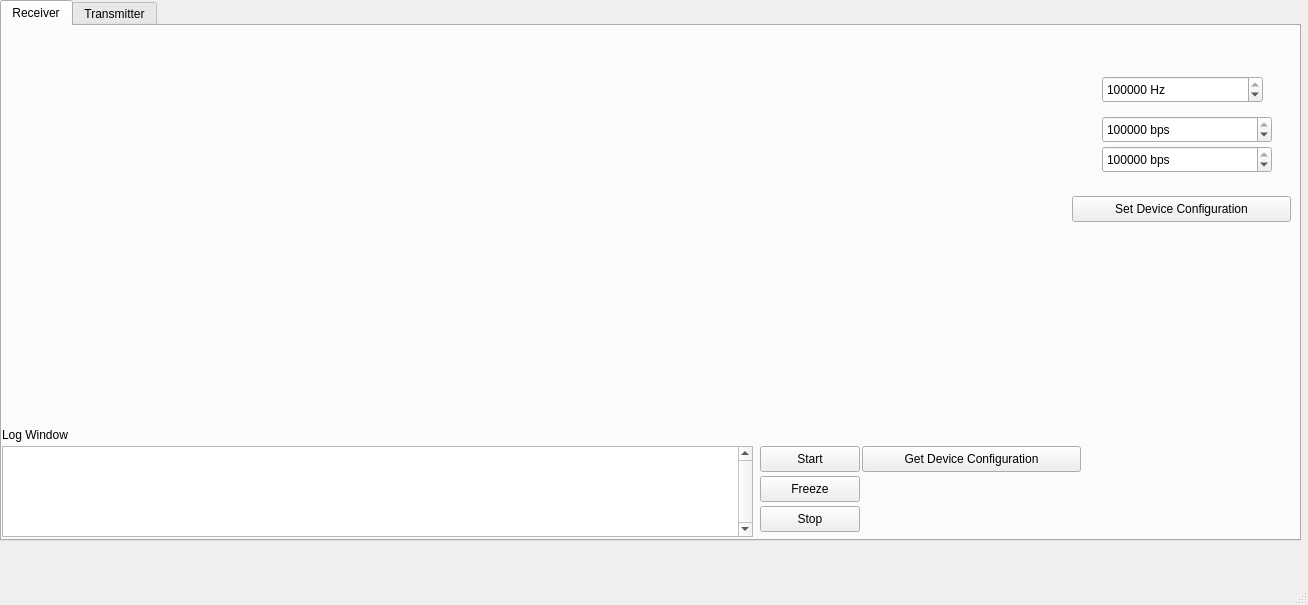
<?xml version="1.0" encoding="UTF-8"?>
<ui version="4.0">
 <class>MainWindow</class>
 <widget class="QMainWindow" name="MainWindow">
  <property name="geometry">
   <rect>
    <x>0</x>
    <y>0</y>
    <width>1308</width>
    <height>605</height>
   </rect>
  </property>
  <property name="windowTitle">
   <string>MainWindow</string>
  </property>
  <widget class="QWidget" name="centralwidget">
   <widget class="QTabWidget" name="tabWidget">
    <property name="geometry">
     <rect>
      <x>0</x>
      <y>0</y>
      <width>1301</width>
      <height>541</height>
     </rect>
    </property>
    <property name="currentIndex">
     <number>0</number>
    </property>
    <widget class="QWidget" name="tab">
     <attribute name="title">
      <string>Receiver</string>
     </attribute>
     <widget class="QPlainTextEdit" name="receiver_logDisplay">
      <property name="geometry">
       <rect>
        <x>0</x>
        <y>420</y>
        <width>751</width>
        <height>91</height>
       </rect>
      </property>
      <property name="verticalScrollBarPolicy">
       <enum>Qt::ScrollBarPolicy::ScrollBarAlwaysOn</enum>
      </property>
      <property name="plainText">
       <string/>
      </property>
      <property name="centerOnScroll">
       <bool>false</bool>
      </property>
     </widget>
     <widget class="QLabel" name="label">
      <property name="geometry">
       <rect>
        <x>0</x>
        <y>400</y>
        <width>91</width>
        <height>18</height>
       </rect>
      </property>
      <property name="text">
       <string>Log Window</string>
      </property>
     </widget>
     <widget class="QPushButton" name="receiver_start">
      <property name="geometry">
       <rect>
        <x>758</x>
        <y>420</y>
        <width>100</width>
        <height>26</height>
       </rect>
      </property>
      <property name="text">
       <string>Start</string>
      </property>
     </widget>
     <widget class="QPushButton" name="receiver_freeze">
      <property name="geometry">
       <rect>
        <x>758</x>
        <y>450</y>
        <width>100</width>
        <height>26</height>
       </rect>
      </property>
      <property name="text">
       <string>Freeze</string>
      </property>
     </widget>
     <widget class="QPushButton" name="receiver_stop">
      <property name="geometry">
       <rect>
        <x>758</x>
        <y>480</y>
        <width>100</width>
        <height>26</height>
       </rect>
      </property>
      <property name="text">
       <string>Stop</string>
      </property>
     </widget>
     <widget class="QSpinBox" name="receiver_clock">
      <property name="geometry">
       <rect>
        <x>1100</x>
        <y>50</y>
        <width>161</width>
        <height>27</height>
       </rect>
      </property>
      <property name="suffix">
       <string notr="true"> Hz</string>
      </property>
      <property name="maximum">
       <number>100000000</number>
      </property>
      <property name="value">
       <number>80000000</number>
      </property>
     </widget>
     <widget class="QPushButton" name="receiver_setDeviceConfiguration">
      <property name="geometry">
       <rect>
        <x>1070</x>
        <y>170</y>
        <width>219</width>
        <height>26</height>
       </rect>
      </property>
      <property name="text">
       <string>Set Device Configuration</string>
      </property>
     </widget>
     <widget class="QSpinBox" name="receiver_nominalBitRate">
      <property name="geometry">
       <rect>
        <x>1100</x>
        <y>90</y>
        <width>170</width>
        <height>27</height>
       </rect>
      </property>
      <property name="suffix">
       <string> bps</string>
      </property>
      <property name="maximum">
       <number>1000000</number>
      </property>
      <property name="value">
       <number>1000000</number>
      </property>
     </widget>
     <widget class="QSpinBox" name="receiver_dataBitRate">
      <property name="geometry">
       <rect>
        <x>1100</x>
        <y>120</y>
        <width>170</width>
        <height>27</height>
       </rect>
      </property>
      <property name="suffix">
       <string> bps</string>
      </property>
      <property name="maximum">
       <number>10000000</number>
      </property>
      <property name="value">
       <number>2000000</number>
      </property>
     </widget>
     <widget class="QPushButton" name="receiver_getDeviceConfiguration">
      <property name="geometry">
       <rect>
        <x>860</x>
        <y>420</y>
        <width>219</width>
        <height>26</height>
       </rect>
      </property>
      <property name="text">
       <string>Get Device Configuration</string>
      </property>
     </widget>
    </widget>
    <widget class="QWidget" name="tab_2">
     <attribute name="title">
      <string>Transmitter</string>
     </attribute>
    </widget>
   </widget>
  </widget>
  <widget class="QMenuBar" name="menubar">
   <property name="geometry">
    <rect>
     <x>0</x>
     <y>0</y>
     <width>1308</width>
     <height>23</height>
    </rect>
   </property>
  </widget>
  <widget class="QStatusBar" name="statusbar"/>
 </widget>
 <resources/>
 <connections/>
</ui>
